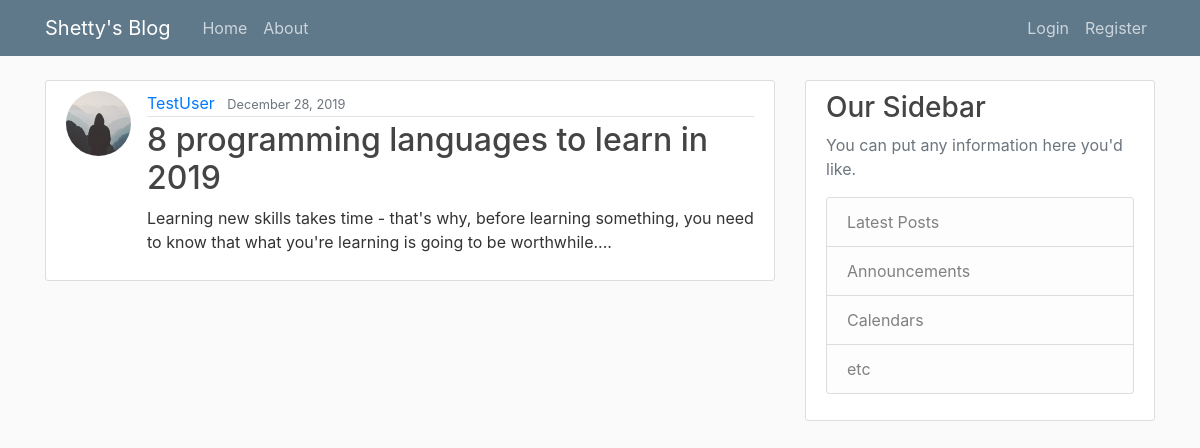
Page /post/25/ on the committed database.
### blog/models.py (models this page shows, shortened)
class Post(models.Model):
    title = models.CharField(max_length=100)
    content = models.TextField()
    date_posted = models.DateTimeField(default=timezone.now)
    author = models.ForeignKey(User, on_delete=models.CASCADE)

### users/models.py (models this page shows, shortened)
class Profile(models.Model):
    user = models.OneToOneField(User, on_delete=models.CASCADE)
    image = models.ImageField(default='default.jpg', upload_to='profile_pics')

### blog/views.py (the view)
# urls.py: path('post/<int:pk>/', PostDetailView.as_view(), name='post-detail'),
class PostDetailView(DetailView):
    model = Post

### blog/templates/blog/post_detail.html (shortened to what this page needs)
{% extends "blog/base.html" %}
{% block content %}
    <article class="media content-section">
        <img class="rounded-circle article-img" src="{{ object.author.profile.image.url }}">
        <div class="media-body">
        <div class="article-metadata">
            <a class="mr-2" href="{% url 'user-posts' object.author.username %}">{{ object.author }}</a>
            <small class="text-muted">{{ object.date_posted|date:"F d, Y" }}</small>
        </div>
        <h2 class="article-title">{{ object.title }}</h2>
        <p class="article-content">{{ object.content }}</p>
        </div>
    </article>
{% endblock content %}

### blog/static/blog/main.css (style rules this page uses)
body { background: #fafafa; color: #333333; margin-top: 5rem; }
h1, h2, h3, h4, h5, h6 { color: #444444; }
.content-section { background: #ffffff; padding: 10px 20px; border: 1px solid #dddddd; border-radius: 3px; margin-bottom: 20px; }
.article-title { color: #444444; }
.article-content { white-space: pre-line; }
.article-img { height: 65px; width: 65px; margin-right: 16px; }
.article-metadata { padding-bottom: 1px; margin-bottom: 4px; border-bottom: 1px solid #e3e3e3 }

### rows in the picture
Post: author.profile.image (placeholder picture), author "TestUser", date_posted "December 28, 2019", title "8 programming languages to learn in 2019", content "Learning new skills takes time - that's why, before learning something, you need to know that what you're learning is going to be worthwhile...."
